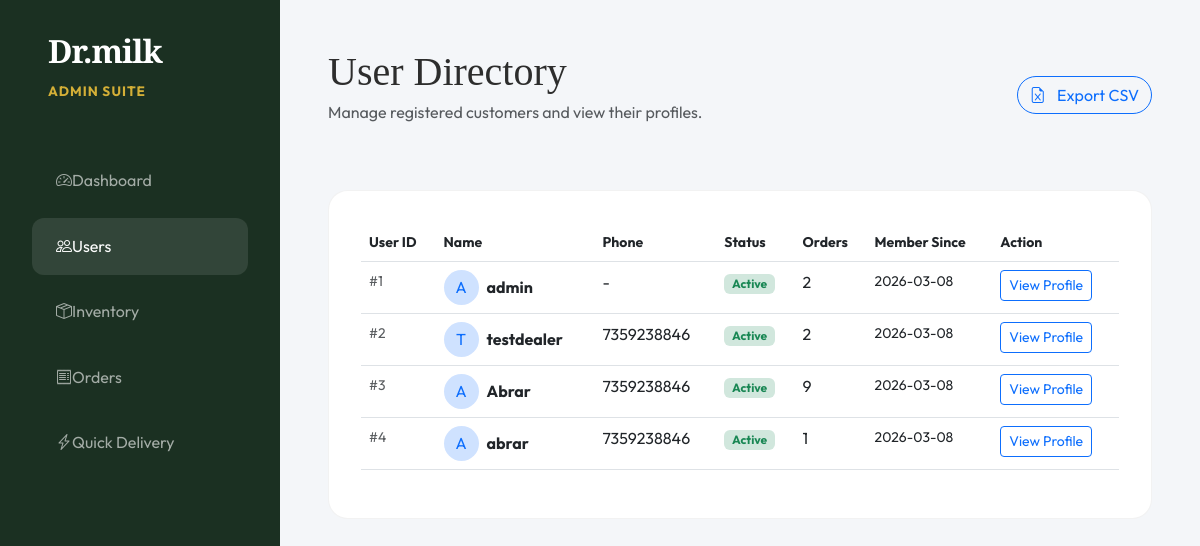
The app's page /admin/users (signed in) with its own data.
### models.py (models this page shows, shortened)
class User(UserMixin, db.Model):
    id = db.Column(db.Integer, primary_key=True)
    username = db.Column(db.String(80), unique=True, nullable=False, index=True)
    email = db.Column(db.String(120), unique=True, nullable=True)
    password_hash = db.Column(db.String(128))
    role = db.Column(db.String(20), default='customer') # 'admin' or 'customer'
    phone = db.Column(db.String(15))
    address = db.Column(db.Text)
    society = db.Column(db.String(100))
    block = db.Column(db.String(50))
    flat_number = db.Column(db.String(50))
    is_active = db.Column(db.Boolean, default=True)
    created_at = db.Column(db.DateTime, default=ist_now, index=True)

### routes/admin_routes.py (the view)
@admin_bp.route('/admin/users')
@login_required
@admin_required
def admin_users():
    users = User.query.all()
    return render_template('admin/users.html', users=users)

### routes/admin_routes.py (called while the page is built)
def admin_required(f):
    @wraps(f)
    def decorated_function(*args, **kwargs):
        if not current_user.is_authenticated or current_user.role != 'admin':
            return redirect(url_for('admin.admin_login'))
        return f(*args, **kwargs)
    return decorated_function

### routes/user_routes.py (called while the page is built)
@login_manager.user_loader
def load_user(user_id):
    return User.query.get(int(user_id))

### templates/admin/users.html (shortened to what this page needs)
<!DOCTYPE html>
<html lang="en">
<head>
    <link href="https://cdn.jsdelivr.net/npm/bootstrap@5.3.0/dist/css/bootstrap.min.css" rel="stylesheet">
    <link rel="stylesheet" href="https://cdn.jsdelivr.net/npm/bootstrap-icons@1.11.0/font/bootstrap-icons.css">
    <link rel="stylesheet" href="{{ url_for('static', filename='css/style.css') }}">
</head>
<body>
    <div class="admin-sidebar">
        <div class="mb-5 px-3">
            <h2 class="brand-logo text-white">Dr.milk</h2>
            <span class="product-category" style="color: var(--accent);">Admin Suite</span>
        </div>
        <nav>
            <a href="{{ url_for('admin.admin_dashboard') }}" class="side-link">
                <i class="bi bi-speedometer2"></i> Dashboard
            </a>
            <a href="{{ url_for('admin.admin_users') }}" class="side-link active">
                <i class="bi bi-people"></i> Users
            </a>
            <a href="{{ url_for('admin.admin_products') }}" class="side-link">
                <i class="bi bi-box-seam"></i> Inventory
            </a>
            <a href="{{ url_for('admin.admin_orders') }}" class="side-link">
                <i class="bi bi-receipt"></i> Orders
            </a>
            <a href="{{ url_for('admin.admin_quick_delivery') }}" class="side-link">
                <i class="bi bi-lightning-charge"></i> Quick Delivery
            </a>
        </nav>
    </div>
    <div class="admin-main">
        <div class="d-flex justify-content-between align-items-center mb-5">
            <div>
                <h1 class="display-6 mb-1">User Directory</h1>
                <p class="text-muted">Manage registered customers and view their profiles.</p>
            </div>
            <a href="{{ url_for('admin.export_report', report_type='users') }}" class="btn btn-outline-primary rounded-pill">
                <i class="bi bi-file-earmark-excel me-2"></i> Export CSV
            </a>
        </div>
        <div class="glass-card">
            <div class="table-responsive">
                <table class="table table-hover">
                    <thead>
                        <tr class="text-muted small">
                            <th>User ID</th>
                            <th>Name</th>
                            <th>Phone</th>
                            <th>Status</th>
                            <th>Orders</th>
                            <th>Member Since</th>
                            <th>Action</th>
                        </tr>
                    </thead>
                    <tbody>
                        {% for user in users %}
                        <tr class="user-row">
                            <td class="small text-muted">#{{ user.id }}</td>
                            <td>
                                <div class="d-flex align-items-center">
                                    <div class="bg-primary-subtle text-primary rounded-circle p-2 me-2"
                                        style="width: 35px; height: 35px; display: flex; align-items: center; justify-content: center;">
                                        {{ user.username[0]|upper }}
                                    </div>
                                    <span class="fw-bold">{{ user.username }}</span>
                                </div>
                            </td>
                            <td>{{ user.phone or '-' }}</td>
                            <td>
                                {% if user.is_active %}
                                <span class="badge bg-success-subtle text-success">Active</span>
                                {% else %}
                                <span class="badge bg-danger-subtle text-danger">Inactive</span>
                                {% endif %}
                            </td>
                            <td>{{ user.orders|length }}</td>
                            <td class="small">{{ user.created_at.strftime('%Y-%m-%d') }}</td>
                            <td>
                                <a href="{{ url_for('admin.admin_user_profile', user_id=user.id) }}"
                                    class="btn btn-sm btn-outline-primary">View Profile</a>
                            </td>
                        </tr>
                        {% endfor %}
                    </tbody>
                </table>
            </div>
        </div>
    </div>
</body>
</html>

### static/css/style.css (style rules this page uses)
:root { --primary: #1B3022; --primary-light: #2C4A36; --accent: #D4AF37; --cream: #FDF5E6; --white: #FFFFFF; --text-main: #2D2D2D; --text-muted: #6B7280; --glass-bg: rgba(255, 255, 255, 0.7); --glass-border: rgba(255, 255, 255, 0.3); --border-radius-lg: 24px; --border-radius-sm: 12px; --shadow-soft: 0 10px 30px rgba(0, 0, 0, 0.05); --shadow-premium: 0 20px 50px rgba(27, 48, 34, 0.15); --transition-smooth: all 0.4s cubic-bezier(0.165, 0.84, 0.44, 1); }
* { margin: 0; padding: 0; box-sizing: border-box; }
body { font-family: 'Outfit', sans-serif; color: var(--text-main); background-color: var(--white); line-height: 1.6; overflow-x: hidden; }
h1, h2, h3, h4, .brand-logo { font-family: 'Playfair Display', serif; font-weight: 700; }
.brand-logo { font-size: 2rem; color: var(--primary); text-decoration: none; letter-spacing: -1px; }
.product-category { font-size: 0.85rem; color: var(--accent); text-transform: uppercase; font-weight: 700; margin-bottom: 0.5rem; letter-spacing: 1px; }

### templates/admin/users.html (style rules this page uses)
:root { --sidebar-width: 280px; }
body { background-color: #f4f6f9; }
.admin-sidebar { width: var(--sidebar-width); height: 100vh; position: fixed; left: 0; top: 0; background: var(--primary); color: white; padding: 2rem; z-index: 1000; }
.admin-main { margin-left: var(--sidebar-width); padding: 3rem; }
.side-link { display: flex; align-items: center; padding: 1rem 1.5rem; color: rgba(255, 255, 255, 0.6); text-decoration: none; border-radius: 12px; margin-bottom: 0.5rem; }
.side-link:hover, .side-link.active { background: rgba(255, 255, 255, 0.1); color: white; }
.glass-card { background: white; border-radius: 20px; padding: 2rem; border: 1px solid rgba(0, 0, 0, 0.05); }

### records on screen
User: id "1", username "A", username "admin", phone "-", is_active "Active", orders|length "2", created_at "2026-03-08"
User: id "2", username "T", username "testdealer", phone "7359238846", is_active "Active", orders|length "2", created_at "2026-03-08"
User: id "3", username "A", username "Abrar", phone "7359238846", is_active "Active", orders|length "9", created_at "2026-03-08"
User: id "4", username "A", username "abrar", phone "7359238846", is_active "Active", orders|length "1", created_at "2026-03-08"
